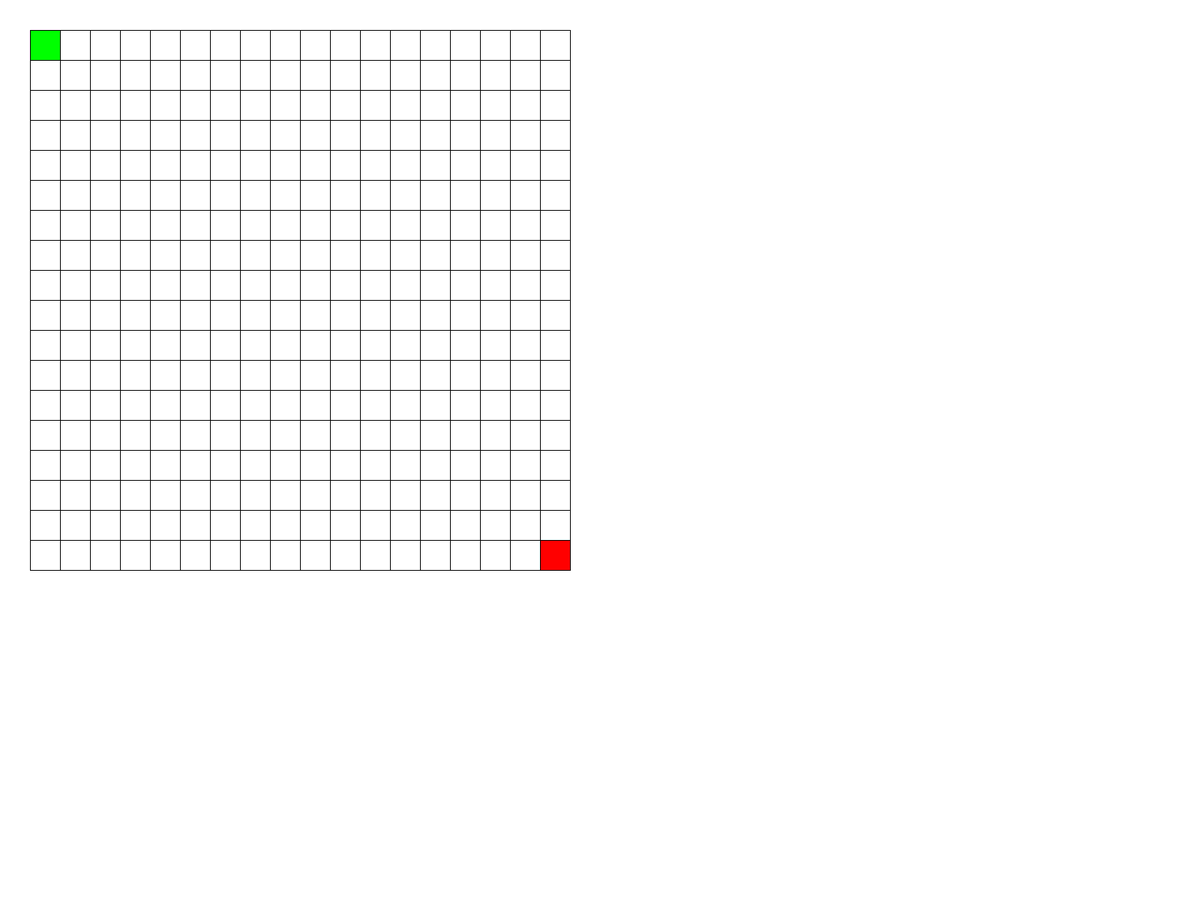
Frame 1 (no input)
Frame 60 (the mouse pressed at the canvas centre just before this capture): identical to frame 1, image omitted
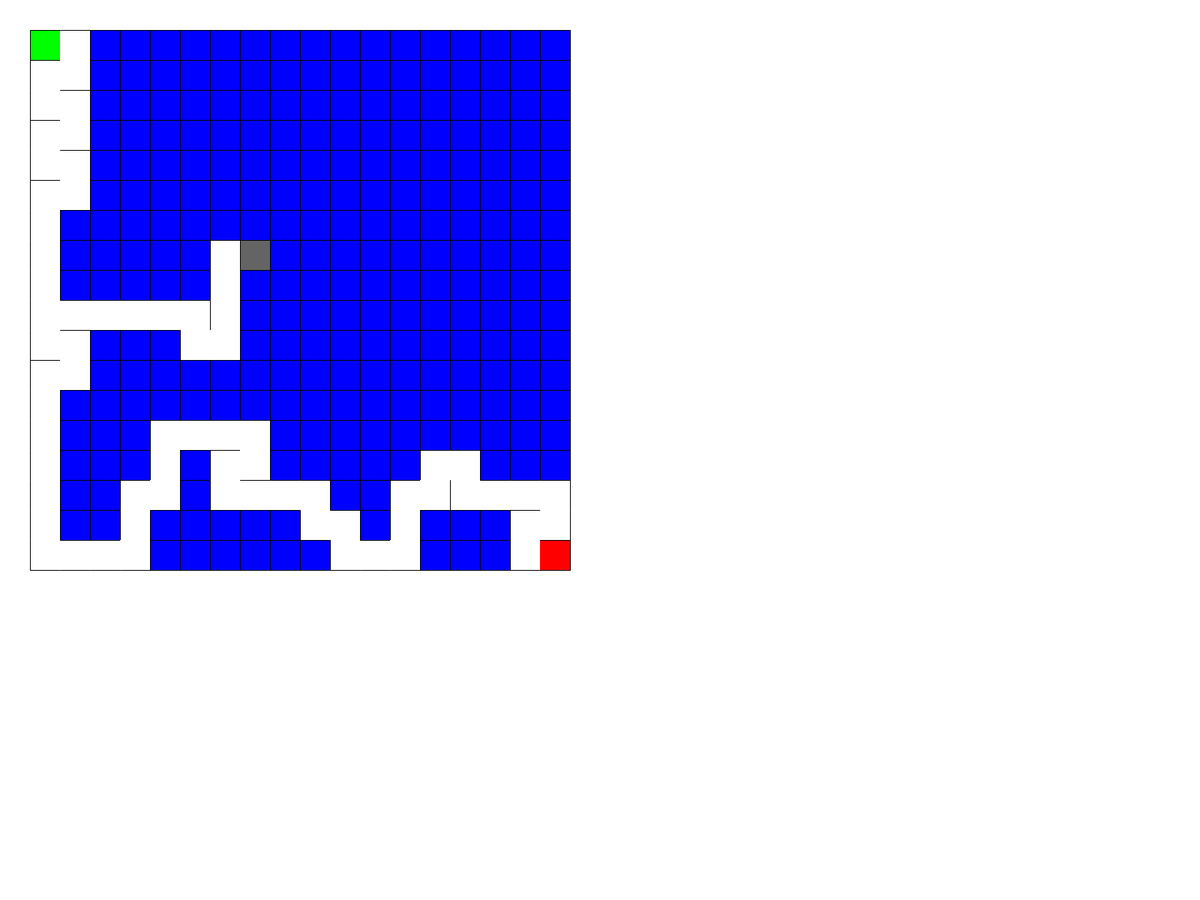
Frame 120 (the mouse held since frame 60 and released just before this capture)

The Processing sketch that drew these frames (run headless with seeded random() and noise(); from frame 60 on, the mouse is pressed at the canvas centre):

// Processing sketch: RobinPelletier_Tpfinal
// ── RobinPelletier_Tpfinal.pde
int cellSize = 40;
int sizeW = 800;
int sizeH = 800;
Maze maze;

boolean edit = true;
boolean findPath = false;
boolean isHunting = false;
boolean demo = true;
boolean findDone = false;
boolean huntingDone = false;
int demoStep = 0; 
enum EtatCell{  // 0 up 1 right 2 down 3 left (sens horaire)
  OPEN,CLOSE,START,END,DEATHEND
 };
 
void setup()
{  
  //size(800,800);
  fullScreen(1);
  background(255);
  maze = new Maze();
  maze.SetEdge();
}

void keyPressed() {
  if (key == 'r') //RESET
  { 
    maze = new Maze();
    maze.SetEdge();
    edit = true;
    findPath = false;
    huntingDone = false;
  }
  if (key == 'g') //GENERATE
  {
    maze.Hunt_and_Kill();
   isHunting = true;
  }    
  if(key == ' ')//FIND PATH
  {
    edit = false;
    findPath = true;
    maze.FindPath();
  }

  if(key == 's' && edit)//set start
    maze.Start(mouseX,mouseY);    
  
  if(key == 'e' && edit)//set end
    maze.End(mouseX,mouseY);    
}


void draw()
{
  
  if(!demo)
  {
       background(255);
      maze.Display();
      maze.Update();
  if(isHunting)
    maze.Hunt_and_Kill();
    if(findPath)
    maze.FindPath();
    
    //delay(100);
     
  }
  
  else
  {   
      background(255);
      maze.Display();
      maze.Update();
     
        
        delay(100);
    
     
     switch(demoStep)
     {
       case 0://reset
             delay(1000);
             maze = new Maze();
            maze.SetEdge();
            edit = true;
            findPath = false;
            findDone = false;
            huntingDone = false;
            demoStep = 1;
       break;
       
       case 1:         
             maze.Hunt_and_Kill();
            
             demoStep = 2;
       break;
       
        case 2:
             
             findPath = true;
             maze.FindPath();
             
             if(findDone)
             { 
               maze.FindPath();
               demoStep = 0;           
             }
                
       break;
       

     }
     
     
     
     
  }

}
// ── Cell.pde
class Cell {
 int x, y;
 int w, h;
 boolean visited, isEdge;
 EtatCell etat;

 Wall[] walls = new Wall[4]; //0 up 1 right 3 down 4 left (sens horaire)

 // Cell Constructor 
 Cell(int tempX, int tempY, int tempW, int tempH) {
  x = tempX;
  y = tempY;
  w = tempW;
  h = tempH;
  visited = false;
  isEdge = false;
  etat = EtatCell.OPEN;

  for (int i = 0; i < 4; i++) {
   walls[i] = new Wall();
  }
 }


 void display() {
  switch (etat) //couleur des cell sleon etat
  {
   case OPEN:
    stroke(255);
    fill(255);
    rect(x, y, w, h);
    break;

   case CLOSE:
    stroke(1);
    fill(0, 0, 255);
    rect(x, y, w, h);
    break;

   case DEATHEND:
    stroke(100);
    fill(100);
    rect(x, y, w, h);
    this.ResetWall();
    break;

   case START:
    stroke(0, 255, 0);
    fill(0, 255, 0);
    rect(x, y, w, h);
    break;

   case END:
    stroke(255, 0, 0);
    fill(255, 0, 0);
    rect(x, y, w, h);
    break;

  }

  stroke(1); //display des mur de la cell
  if (!walls[0].isOpen()) {
   line(x, y, x + w, y);
  }
  if (!walls[1].isOpen()) {
   line(x + w, y, x + w, y + w);
  }
  if (!walls[2].isOpen()) {
   line(x, y + w, x + w, y + w);
  }
  if (!walls[3].isOpen()) {
   line(x, y, x, y + w);
  }

 }

 int nbWall() {
  int totalwall = 0;
  if (etat == EtatCell.START || etat == EtatCell.END)
   return 0;

  for (int i = 0; i < 4; i++) {
   if (!walls[i].isOpen())
    totalwall++;

  }

  return totalwall;
 }

 boolean HaveWall(int pos) {
  if (!walls[pos].isOpen())
   return true;
  else
   return false;
 }

 void SetState(EtatCell state) {
  etat = state;
 }

 boolean CheckStartEnd() {
  if (this.GetState() == EtatCell.START || this.GetState() == EtatCell.END)
   return true;
  else
   return false;
 }

 EtatCell GetState() {
  return etat;
 }

 void SetVisited() {
  visited = true;
 }

 boolean isVisited() {
  return visited;
 }

 void SetEdge() {
  isEdge = true;
 }

 boolean isEdge() {
  return isEdge;
 }

 void CarveWall(int pos) {
  walls[pos].SetOpen(true);
 }

 void ResetWall() {
  walls[0].SetOpen(false);
  walls[1].SetOpen(false);
  walls[2].SetOpen(false);
  walls[3].SetOpen(false);
 }

 void BuildWall(int pos) {
  walls[pos].SetOpen(false);
 }

 int x() {
  return x;
 }

 int y() {
  return y;
 }

 int w() {
  return w;
 }

 int h() {
  return h;
 }
}
// ── CellularAutomata.pde
class CellularAutomata
{
  EtatCell[] ruleset = {EtatCell.OPEN,EtatCell.OPEN,EtatCell.CLOSE,EtatCell.OPEN,EtatCell.OPEN};
  int nbmur, nbDE;
  Cell[][] nextTiles,baseTiles;
  CellularAutomata(Cell[][] tiles)
  {
    nextTiles = new Cell[sizeH/cellSize][sizeW/cellSize];
    baseTiles = new Cell[sizeH/cellSize][sizeW/cellSize];
    arrayCopy(tiles, nextTiles);  
  }
  
  
  void NextGen(Cell[][] tiles)
  {
    nbDE = 0;
    for (int i = 1; i <sizeW/cellSize-1; i++){
      for (int j = 1; j < sizeH/cellSize-1; j++) {
          if(!tiles[i][j].CheckStartEnd())
          {   
                switch(tiles[i][j].nbWall())
                {
                  case 1:
                        nextTiles[i][j].SetState(EtatCell.OPEN);
                  break;
                  
                  case 2:
                        nextTiles[i][j].SetState(EtatCell.OPEN);
                  break;
                  
                  case 3:
                        nextTiles[i][j].SetState(EtatCell.DEATHEND);
                        nbDE++;
                  break;
                  
                  case 4:
                        nextTiles[i][j].SetState(EtatCell.CLOSE);
                  break;
                }       
          }
      } 
    } 
    
    arrayCopy(nextTiles, tiles);
    if(nbDE == 0)
     findDone = true;
     
     print(nbDE, " ");
    
  }
 
  
}
// ── Maze.pde


class Maze
{
  Cell[][] tiles;
   int totalvisited, nbvoisin;
   int[] voisins = new int[4];
   int currentx,currenty,lastx,lasty,Startx,Starty,Endx,Endy;
   CellularAutomata CA;
   
  
  Maze()
  {
    tiles = new Cell[sizeH/cellSize][sizeW/cellSize];
    
   for (int i = 0; i <sizeW/cellSize; i++) {
    for (int j = 0; j < sizeH/cellSize; j++) {
      // Initialize each object
      tiles[i][j] = new Cell(i*cellSize,j*cellSize, cellSize,cellSize);
      
    }
    
    
  }
   CA = new CellularAutomata(tiles);
    totalvisited = 0;
    currentx = 1;
    currenty = 1;
    huntingDone = false;
    Startx =1;
    Starty = 1;
    Endx = sizeW/cellSize-2;
    Endy = sizeH/cellSize-2;
    
    tiles[Startx][Starty].SetState(EtatCell.START);
    tiles[Endx][Endy].SetState(EtatCell.END);
  }
  
  void Display()
  {
    for (int i = 1; i <sizeW/cellSize-1; i++){
      for (int j = 1; j < sizeH/cellSize-1; j++) {
      tiles[i][j].display();
      } 
    }
  }
  
  void Update()
  {
   for (int i = 1; i < sizeW/cellSize-1; i++){
    for (int j = 1; j < sizeH/cellSize-1; j++) {
       for(int k=0; k<4; k++)//trouver les voisin disponible
          {
            switch(k)
            {
              case 0://up
                      if(tiles[i][j].HaveWall(0) && !tiles[i][j-1].HaveWall(2))
                      {
                        tiles[i][j-1].BuildWall(2);
                      }
              break;
              
              case 1://right
                     if(tiles[i][j].HaveWall(1) && !tiles[i+1][j].HaveWall(3))
                      {
                        tiles[i+1][j].BuildWall(3);
                      }
              break;
              
              case 2://down
                      if(tiles[i][j].HaveWall(2) && !tiles[i][j+1].HaveWall(0))
                      {
                        tiles[i][j+1].BuildWall(0);
                      }
              break;
              
              case 3://left
                      if(tiles[i][j].HaveWall(3) && !tiles[i-1][j].HaveWall(1))
                      {
                        tiles[i-1][j].BuildWall(1);
                      }
              break;
            }
          }
      }
   }
  }
  
  void SetEdge()
  {
    for (int i = 0; i <sizeW/cellSize-1; i++)//haut
          tiles[i][0].SetEdge();
          
    for (int i = 0; i <sizeW/cellSize-1; i++)  //bas    
          tiles[i][sizeW/cellSize-1].SetEdge();
          
    for (int i = 0; i <sizeH/cellSize-1; i++)
          tiles[0][i].SetEdge();
          
    for (int i = 0; i <sizeH/cellSize-1; i++)
          tiles[sizeH/cellSize-1][i].SetEdge();
         
  }
  
  void Hunt_and_Kill()
  { print("hunt");
    do
    { print(currenty," ");
    print(tiles[1][19].isEdge());
        
          nbvoisin = 0;
          
        for(int i=0; i<4; i++)//trouver les voisin disponible
        {
          switch(i)
          {
            case 0://up
                    if(!tiles[currentx][currenty-1].isVisited() && !tiles[currentx][currenty-1].isEdge())
                    {
                      voisins[nbvoisin] = i;
                      nbvoisin++;
                    }
            break;
            
            case 1://right
                    if(!tiles[currentx+1][currenty].isVisited() && !tiles[currentx+1][currenty].isEdge())
                    {
                      voisins[nbvoisin] = i;
                      nbvoisin++;
                    }
            break;
            
            case 2://down
                    if(!tiles[currentx][currenty+1].isEdge() && !tiles[currentx][currenty+1].isVisited())
                    {
                      voisins[nbvoisin] = i;
                      nbvoisin++;
                    }
            break;
            
            case 3://left
                    if(!tiles[currentx-1][currenty].isVisited() && !tiles[currentx-1][currenty].isEdge())
                    {
                     voisins[nbvoisin] = i;
                      nbvoisin++;
                    }
            break;
          }
        }
        //choisir un voisin aleatoire 
        
        if(nbvoisin > 0)
        { 
          switch(voisins[int(random(nbvoisin))])
          {
            case 0:
            
                    tiles[currentx][currenty].CarveWall(0);
                    tiles[currentx][currenty-1].CarveWall(2);
                    tiles[currentx][currenty].SetVisited();
                    totalvisited++;
                    lastx = currentx;
                    lasty = currenty;
                    currenty = lasty-1;
                    
                    
            break;
            
            case 1:
                    tiles[currentx][currenty].CarveWall(1);
                    tiles[currentx+1][currenty].CarveWall(3);
                    tiles[currentx][currenty].SetVisited();
                    totalvisited++;
                    lastx = currentx;
                    lasty = currenty;
                    currentx = lastx+1;
            break;
            
            case 2:
                    tiles[currentx][currenty].CarveWall(2);
                    tiles[currentx][currenty+1].CarveWall(0);
                    tiles[currentx][currenty].SetVisited();
                    totalvisited++;
                    lastx = currentx;
                    lasty = currenty;
                    currenty = lasty+1;
            break;
            
            case 3:
                    tiles[currentx][currenty].CarveWall(3);
                    tiles[currentx-1][currenty].CarveWall(1);
                    tiles[currentx][currenty].SetVisited();
                    totalvisited++;
                    lastx = currentx;
                    lasty = currenty;
                    currentx = lastx-1;
            break;
          }
        }
        
        else//Hunt
        {
          tiles[currentx][currenty].SetVisited();
          totalvisited++;
          HuntLoop:
          for (int i = 1; i < sizeW/cellSize-1; i++){
            for (int j = 1; j < sizeH/cellSize-1; j++) {
                  for(int k = 0; k < 4; k++)
                  {
                    switch(k)// 0 up 1 right 2 down 3 left (sens horaire)  
                    {
                      case 0:
                              if(!tiles[i][j].isVisited() && tiles[i][j-1].isVisited() && !tiles[i][j].isEdge())
                              {
                                tiles[i][j].CarveWall(0);
                                tiles[i][j-1].CarveWall(2);
                                
                                currentx = i;
                                currenty = j;
                                break HuntLoop;
                              }
                      break;
                      
                      case 1:
                             if(!tiles[i][j].isVisited() && tiles[i+1][j].isVisited() && !tiles[i][j].isEdge())
                              {
                                tiles[i][j].CarveWall(1);
                                tiles[i+1][j].CarveWall(3);
                                
                                currentx = i;
                                currenty = j;
                                
                                break HuntLoop;
                              }
                      break;
                      
                      case 2:
                            if(!tiles[i][j].isVisited() && tiles[i][j+1].isVisited() && !tiles[i][j].isEdge())
                              {
                                tiles[i][j].CarveWall(2);
                                tiles[i][j+1].CarveWall(0);
                                
                                currentx = i;
                                currenty = j;
                                break HuntLoop;
                              }
                      break;
                      
                      case 3:
                            if(!tiles[i][j].isVisited() && tiles[i-1][j].isVisited() && !tiles[i][j].isEdge())
                              {
                                tiles[i][j].CarveWall(3);
                                tiles[i-1][j].CarveWall(1);
                                
                                currentx = i;
                                currenty = j;
                                break HuntLoop;
                              }
                      break;
                    }
                  }          
              }
            }            
        } 
    }while(totalvisited <= ((sizeW/cellSize-2)*(sizeH/cellSize-2)));//totalvisited != (((width/cellSize)*(height/cellSize))- ((cellSize*4)-4))
   // print("  done_hunting");
    huntingDone = true;
   
   //if(totalvisited <= ((width/cellSize-2)*(height/cellSize-2)))
     // huntingDone = true;
    
  }
  
  int countDeath()
  {
     for (int i = 0; i <sizeW/cellSize; i++) {
        for (int j = 0; j < sizeH/cellSize; j++) {
      
      
    }
   }
   
   return 1;
  }
  
  void FindPath()
  {  
    if(huntingDone)
    { 
      CA.NextGen(tiles);     
    }
  }
  
  void Start(int mx, int my)
  { print("setstart ");
  
    int  posx ,posy;
    
    
    posx = cellSize;
    posy = cellSize;
     
    for (int j = 1; j <sizeW/cellSize; j++) {
        posx = cellSize;
        for (int i = 1; i < sizeH/cellSize; i++) {
          
           if(!tiles[i][j].isEdge() && !tiles[i][j].CheckStartEnd() && mx >= posx && mx <= posx+cellSize && my >= posy && my <= posy+cellSize)
           {
             tiles[Startx][Starty].SetState(EtatCell.OPEN);
             tiles[i][j].SetState(EtatCell.START);
             
             Startx = i;
             Starty = j;
           }
           
      posx += cellSize;
    }
    posy += cellSize;
   }
      
  }
  
  void End(int mx, int my)
  {
      int  posx ,posy;
    
    
    posx = cellSize;
    posy = cellSize;
     
    for (int j = 1; j <sizeW/cellSize; j++) {
        posx = cellSize;
        for (int i = 1; i < sizeH/cellSize; i++) {
          
           if(!tiles[i][j].isEdge() && !tiles[i][j].CheckStartEnd() && mx > posx && mx < posx+cellSize && my > posy && my < posy+cellSize)
           {
             tiles[Endx][Endy].SetState(EtatCell.OPEN);
             tiles[i][j].SetState(EtatCell.END);
             
             Endx = i;
             Endy = j;
           }
           
      posx += cellSize;
    }
    posy += cellSize;
   }
  }
  
  
  
  

}
// ── Wall.pde
class Wall {
     boolean isOpen =false; // open walls are passages
     boolean isEdge = false; // edges have nothing on the other side.
     
     Wall(){}
     
     void SetOpen(boolean b)
     {
       isOpen = b;
     }
     
     boolean isOpen()
     {
       return isOpen;
     }
 }
